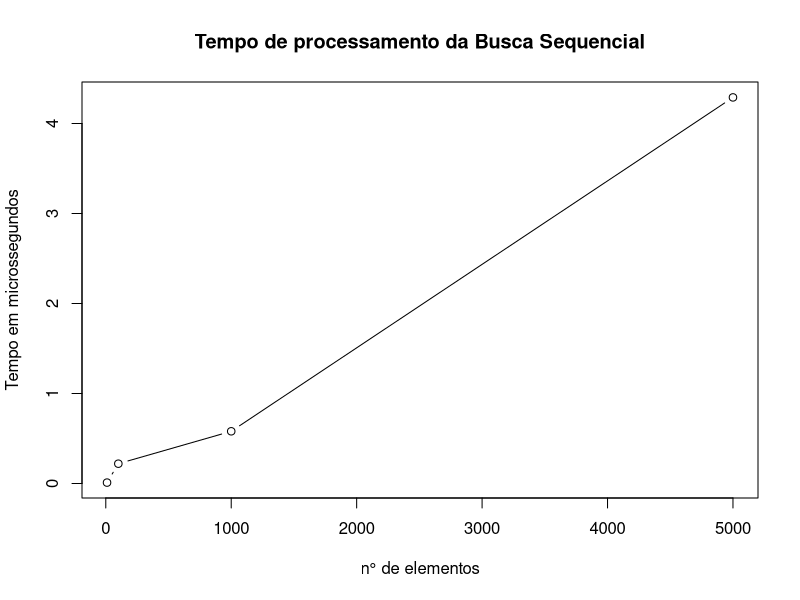
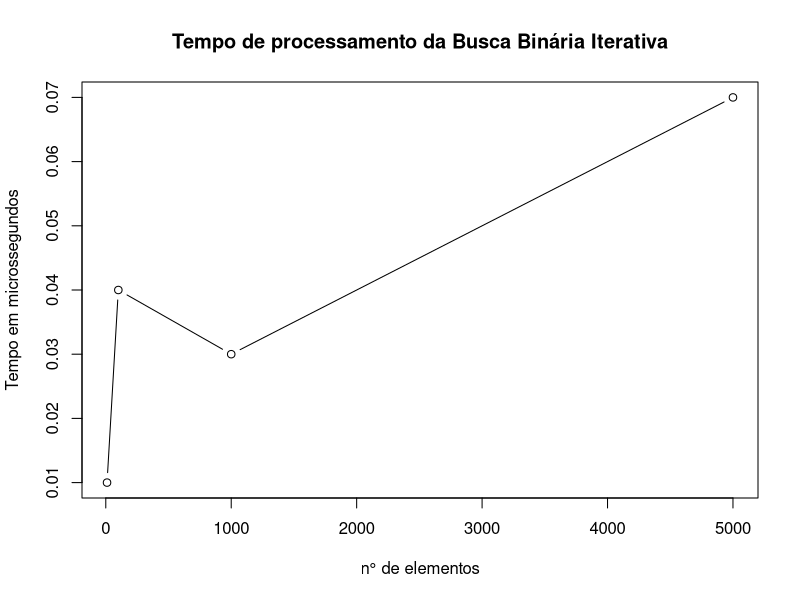
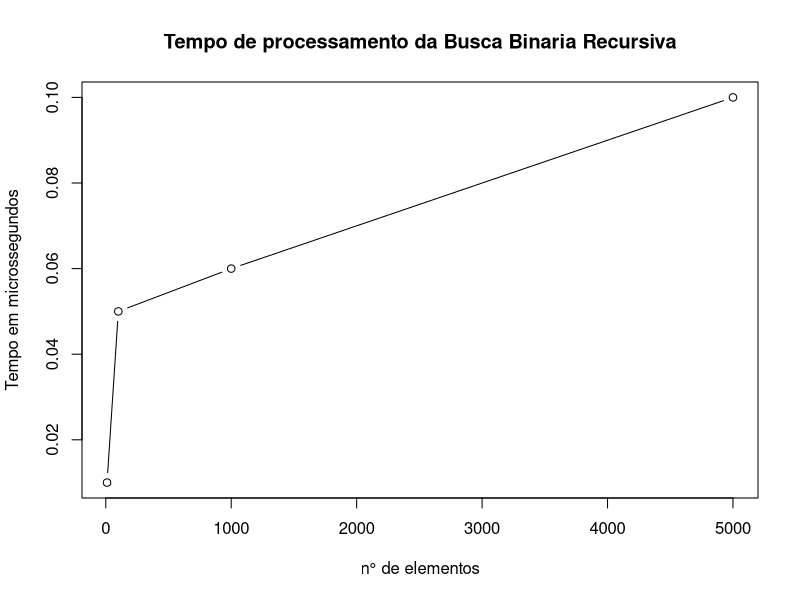

Here is the R script that generated these plots, in order:
data <- read.csv("../benchmark.csv")

bench_seq <- data[data[, "tipo"] == "S", ]

png("resultSequential.png")

plot(bench_seq[, "qtdElementos"], bench_seq[, "tempo"],
     xlab = "n° de elementos", ylab = "Tempo em microssegundos",
     main = "Tempo de processamento da Busca Sequencial", type = "b")

bench_it <- data[data[, "tipo"] == "I", ]

png("resultIterative.png")

plot(bench_it[, "qtdElementos"], bench_it[, "tempo"],
     xlab = "n° de elementos", ylab = "Tempo em microssegundos",
     main = "Tempo de processamento da Busca Binária Iterativa", type = "b")

bench_req <- data[data[, "tipo"] == "R", ]

png("resultRecursive.png")

plot(bench_req[, "qtdElementos"], bench_req[, "tempo"],
     xlab = "n° de elementos", ylab = "Tempo em microssegundos",
     main = "Tempo de processamento da Busca Binaria Recursiva", type = "b")

dev.off()